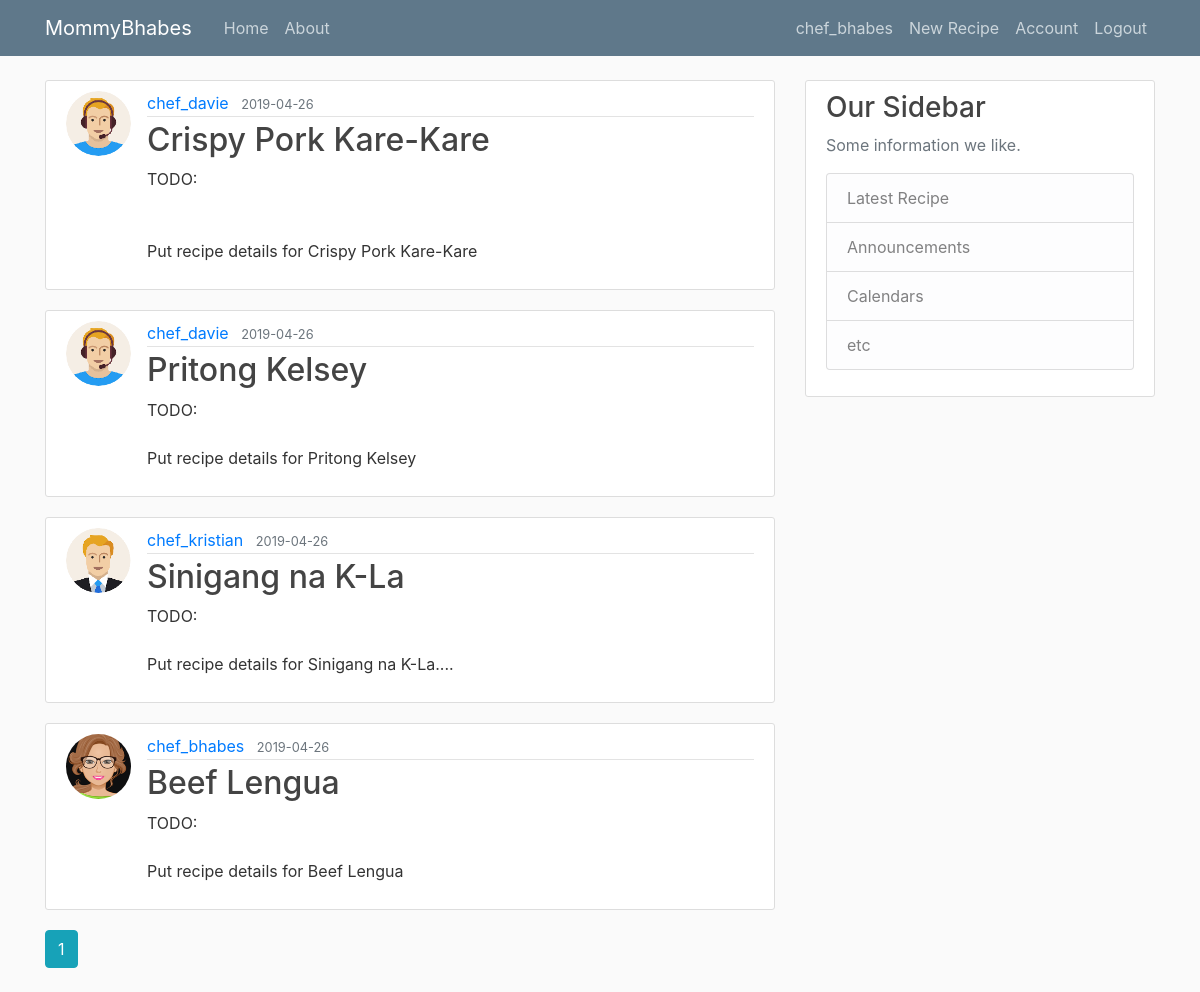
Screenshot of /home (signed in) with the database file from the repository.
### flask_1/models.py (models this page shows, shortened)
class User(db.Model, UserMixin):
    id = db.Column(db.Integer, primary_key=True)
    username = db.Column(db.String(20), unique=True, nullable=False)
    email = db.Column(db.String(120), unique=True, nullable=False)
    image_file = db.Column(db.String(20), nullable=False, default='default.jpg')
    password = db.Column(db.String(60), nullable=False)
    recipes = db.relationship('Recipe', backref='author', lazy=True)

class Recipe(db.Model):
    id = db.Column(db.Integer, primary_key=True)
    title = db.Column(db.String(100), nullable=False)
    date_posted = db.Column(db.DateTime, nullable=False, default=datetime.utcnow)
    content = db.Column(db.Text(100), nullable=False)
    user_id = db.Column(db.Integer, db.ForeignKey('user.id'), nullable=False)

### flask_1/main/routes.py (the view)
@main.route("/")
@main.route("/home")
def home():
    page = request.args.get('page', 1, type=int)
    recipes = Recipe.query.order_by(Recipe.date_posted.desc()).paginate(page=page, per_page=5)
    return render_template('home.html', recipes=recipes)

### flask_1/models.py (called while the page is built)
@login_manager.user_loader
def load_user(user_id):
    return User.query.get(int(user_id))

### flask_1/templates/home.html
{% extends "layout.html" %}
{% block content %}
    {% for recipe in recipes.items %}
        <article class="media content-section">
            <img class="rounded-circle article-img" src="{{ url_for('static', filename='profile_pics/' + recipe.author.image_file) }}">
            <div class="media-body">
              <div class="article-metadata">
                <a class="mr-2" href="{{ url_for('users.user_recipes', username=recipe.author.username) }}">{{ recipe.author.username }}</a>
                <small class="text-muted">{{ recipe.date_posted.strftime('%Y-%m-%d') }}</small>
              </div>
              <h2><a class="article-title" href="{{ url_for('recipes.recipe', recipe_id=recipe.id) }}">{{ recipe.title }}</a></h2>
              <p class="article-content">{{ recipe.content }}</p>
            </div>
          </article>
    {% endfor %}
    {% for page_num in recipes.iter_pages(left_edge=1, right_edge=1, left_current=1, right_current=2) %}
        {% if page_num %}
            {% if recipes.page == page_num %}
                <a class="btn btn-info mb-4" href="{{ url_for('main.home', page=page_num)}}">{{ page_num }}</a>
            {% else %}
                <a class="btn btn-outline-info mb-4" href="{{ url_for('main.home', page=page_num)}}">{{ page_num }}</a>
            {% endif %}
        {% else %}
            ...
        {% endif %}
    {% endfor %}
{% endblock content %}

### flask_1/templates/layout.html (shortened to what this page needs)
<!DOCTYPE html>
<html lang="en">
<head>
    <link rel="stylesheet" href="https://stackpath.bootstrapcdn.com/bootstrap/4.3.1/css/bootstrap.min.css">
    <link rel="stylesheet" type="text/css" href="{{url_for('static', filename='main.css')}}">
</head>
<body>
    <header class="site-header">
        <nav class="navbar navbar-expand-md navbar-dark bg-steel fixed-top">
            <div class="container">
            <a class="navbar-brand mr-4" href="/">MommyBhabes</a>
            <div class="collapse navbar-collapse" id="navbarToggle">
                <div class="navbar-nav mr-auto">
                <a class="nav-item nav-link" href="{{ url_for('main.home') }}">Home</a>
                <a class="nav-item nav-link" href="{{ url_for('main.about') }}">About</a>
                </div>
                <div class="navbar-nav">
                    {% if current_user.is_authenticated %}
                        <a class="nav-item nav-link" href="#">{{ current_user.username }}</a>
                        <a class="nav-item nav-link" href="{{ url_for('recipes.new_recipe') }}">New Recipe</a>
                        <a class="nav-item nav-link" href="{{ url_for('users.account') }}">Account</a>
                        <a class="nav-item nav-link" href="{{ url_for('users.logout') }}">Logout</a>
                    {% else %}
                        <a class="nav-item nav-link" href="{{ url_for('users.login') }}">Login</a>
                        <a class="nav-item nav-link" href="{{ url_for('users.register') }}">Register</a>
                    {% endif %}
                </div>
            </div>
            </div>
        </nav>
    </header>
    <main role="main" class="container">
        <div class="row">
            <div class="col-md-8">
                {% block content %}{% endblock %}
            </div>
            <div class="col-md-4">
                <div class="content-section">
                    <h3>Our Sidebar</h3>
                    <p class='text-muted'>Some information we like.
                    <ul class="list-group">
                        <li class="list-group-item list-group-item-light">Latest Recipe</li>
                        <li class="list-group-item list-group-item-light">Announcements</li>
                        <li class="list-group-item list-group-item-light">Calendars</li>
                        <li class="list-group-item list-group-item-light">etc</li>
                    </ul>
                    </p>
                </div>
            </div>
        </div>
    </main>
</body>
</html>

### flask_1/static/main.css (style rules this page uses)
body { background: #fafafa; color: #333333; margin-top: 5rem; }
h1, h2, h3, h4, h5, h6 { color: #444444; }
.bg-steel { background-color: #5f788a; }
.site-header .navbar-nav .nav-link { color: #cbd5db; }
.content-section { background: #ffffff; padding: 10px 20px; border: 1px solid #dddddd; border-radius: 3px; margin-bottom: 20px; }
.article-title { color: #444444; }
.article-content { white-space: pre-line; }
.article-img { height: 65px; width: 65px; margin-right: 16px; }
.article-metadata { padding-bottom: 1px; margin-bottom: 4px; border-bottom: 1px solid #e3e3e3 }

### rows the page displays
User: username "chef_bhabes"
Recipe: image_file (picture), author.username "chef_davie", date_posted "2019-04-26", title "Crispy Pork Kare-Kare", content "TODO: Put recipe details for Crispy Pork Kare-Kare"
Recipe: image_file (picture), author.username "chef_davie", date_posted "2019-04-26", title "Pritong Kelsey", content "TODO: Put recipe details for Pritong Kelsey"
Recipe: image_file (picture), author.username "chef_kristian", date_posted "2019-04-26", title "Sinigang na K-La", content "TODO: Put recipe details for Sinigang na K-La...."
Recipe: image_file (picture), author.username "chef_bhabes", date_posted "2019-04-26", title "Beef Lengua", content "TODO: Put recipe details for Beef Lengua"

### other values shown
{{ page_num }} "1"
